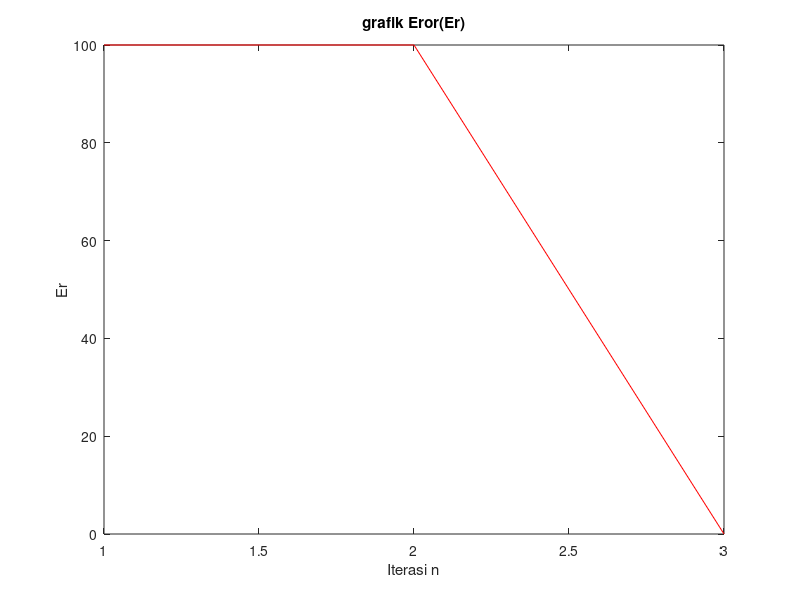
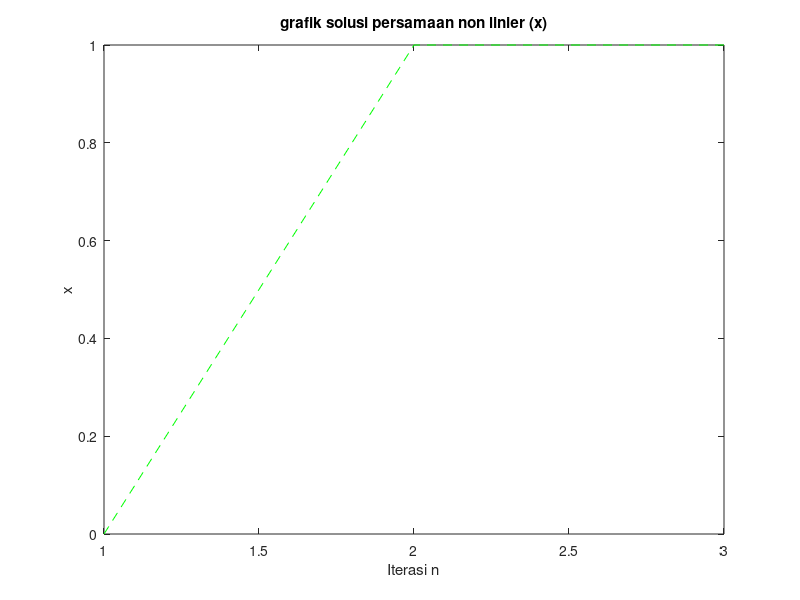

These charts were generated, in order, by the following MATLAB code:
clear
clc
a=1; b=4; n=1; Er(1)=100;x0=0;
fa=a^2-9;
fb=b^2-9;
if fa*fb > 0                %syarat agar bisa ada solusi : fa*fb<0
    fprintf('fx tidak memiliki solusi')
else                 	   %artinya fa*fb<0
    while Er(n) > 1
        n=n+1;
        x(n)= b -((fb*(b-a)/fb));
        fx=x(n)^2-9;
        if fx*fa < 0
            b=x(n);
        else
            a=x(n);
        end
        if n>1
            Er(n)=abs(x(n)-x0)*100/abs(x(n));
        end
        x0=x(n);
     end
end
x
Er
figure
plot (1:n,Er,'r-');
title('grafik Eror(Er)');
xlabel('Iterasi n');
ylabel('Er');
figure
plot (1:n,x,'g--');
title('grafik solusi persamaan non linier (x)');
xlabel('Iterasi n');
ylabel('x');

